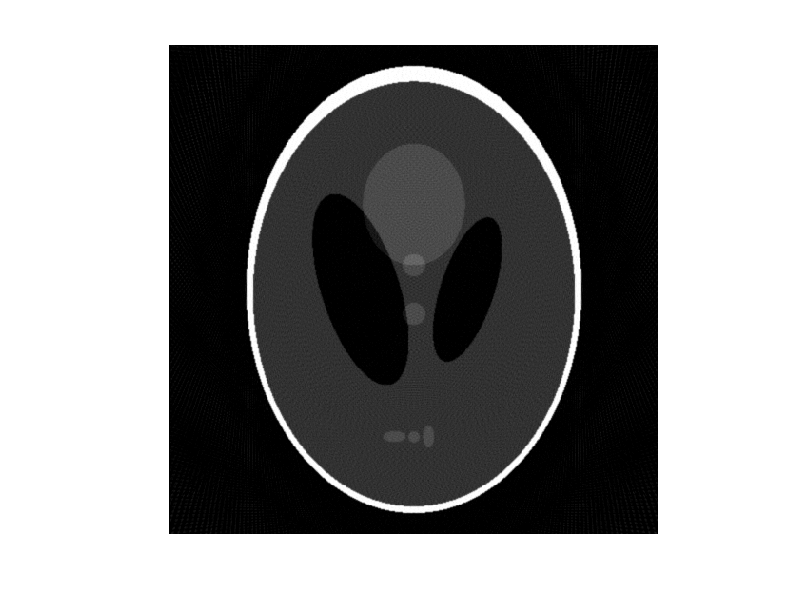

Source code (MATLAB): (Note: this script raises an error after producing the figure.)
P = phantom(512);
R = radon(P,0:179);

figure(1);
I1 = iradon(R,0:179);
imshow(I1);

figure(2);
I2 = iradon_fbp(R,0:179);
imshow(I2);

err = norm(I1(:)-I2(:),Inf);
sum(I1(:))
sum(I2(:))